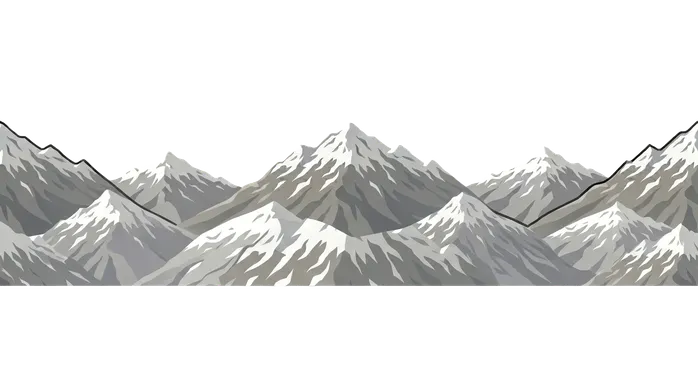
#> input picture src/assets/jungle/web/l1_mountain.webp, 698 x 390 px, shrunk from 1920 x 1072 before the run; its folder holds 4 pictures in this run
$ python crop-scenery.py
#> lines starting #> are read from the running program, lines starting #| are printed output that depends on the picture
"""Crop fully transparent rows from active Jungle Journey scenery tiles.

Requires Pillow. Source files stay intact; generated files use quality 80 WebP.
"""

from pathlib import Path
from PIL import Image, ImageChops

SOURCE = Path(__file__).resolve().parents[1] / "src/assets/jungle/web"
METADATA = Path(__file__).resolve().parents[1] / "src/components/sceneryCrops.ts"
NAMES = ("l1_mountain", "l2_green", "l3_trees", "l4_road", "l5_foreground_blurred")
rows = []

for name in NAMES:
    original = Image.open(SOURCE / f"{name}.webp").convert("RGBA")
#> original is the input picture: PIL image 698x390 RGBA; mean R, G, B, A 59.8, 60, 58.9, 83.3
    bounds = original.getchannel("A").getbbox()
#> bounds = (0, 118, 698, 289)
    if bounds is None:
        raise ValueError(f"{name}: empty tile")
    if bounds[0] != 0 or bounds[2] != original.width:
        raise ValueError(f"{name}: horizontal crop would change the repeat period")
    # Preserve transparent neighbor rows for bilinear filtering at the edge.
    bounds = (0, max(0, bounds[1] - 2), original.width, min(original.height, bounds[3] + 2))
#> bounds = (0, 116, 698, 291)
    cropped = original.crop(bounds)
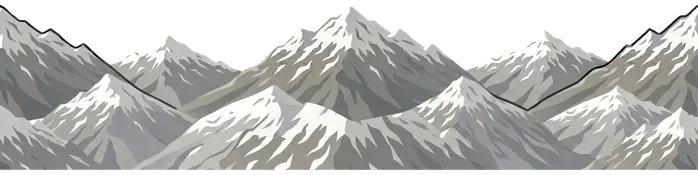
#> cropped: PIL image 698x175 RGBA; mean R, G, B, A 131.5, 131.9, 129.5, 185.7; transparent parts drawn white
    output = SOURCE / f"{name}_cropped.webp"
    cropped.save(output, format="WEBP", quality=80, method=6, exact=True)
    decoded = Image.open(output).convert("RGBA")
    if ImageChops.difference(cropped.getchannel("A"), decoded.getchannel("A")).getbbox() is not None:
        raise ValueError(f"{name}: decoded alpha differs from the source")
    rows.append(f"  {{ width: {original.width}, height: {original.height}, top: {bounds[1]}, croppedHeight: {cropped.height} }},")
    print(f"{name}: {original.size} -> {cropped.size}, top={bounds[1]}")
#| l1_mountain: (698, 390) -> (698, 175), top=116
#> pass 2 of the loop `for name in NAMES:`:
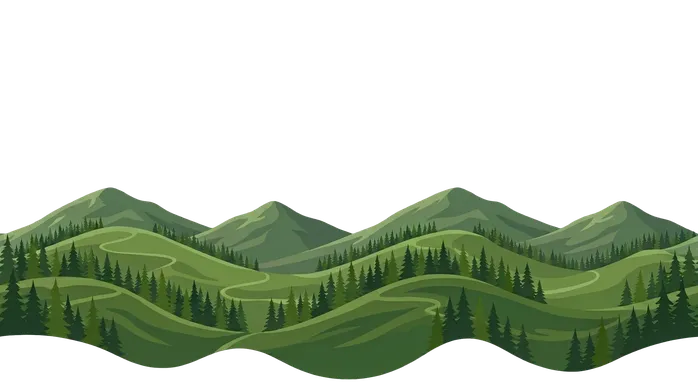
#> input picture src/assets/jungle/web/l2_green.webp, 698 x 390 px, shrunk from 1920 x 1072 before the run
#> original is the input picture: PIL image 698x390 RGBA; mean R, G, B, A 32.4, 43.7, 25.5, 94.3
#> `bounds = original.getchannel("A").getbbox()`: bounds = (0, 185, 698, 382)
#> `bounds = (0, max(0, bounds[1] - 2), original.width, min(original.heigh..`: bounds = (0, 183, 698, 384)
#> `cropped = original.crop(bounds)`:
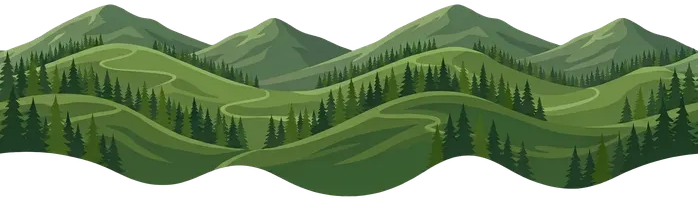
#> cropped: PIL image 698x201 RGBA; mean R, G, B, A 62.8, 84.7, 49.4, 183.1; transparent parts drawn white
#> decoded: PIL image 698x201 RGBA
#| l2_green: (698, 390) -> (698, 201), top=183
#> (the run stopped early here; a loop or call above may not have finished)
